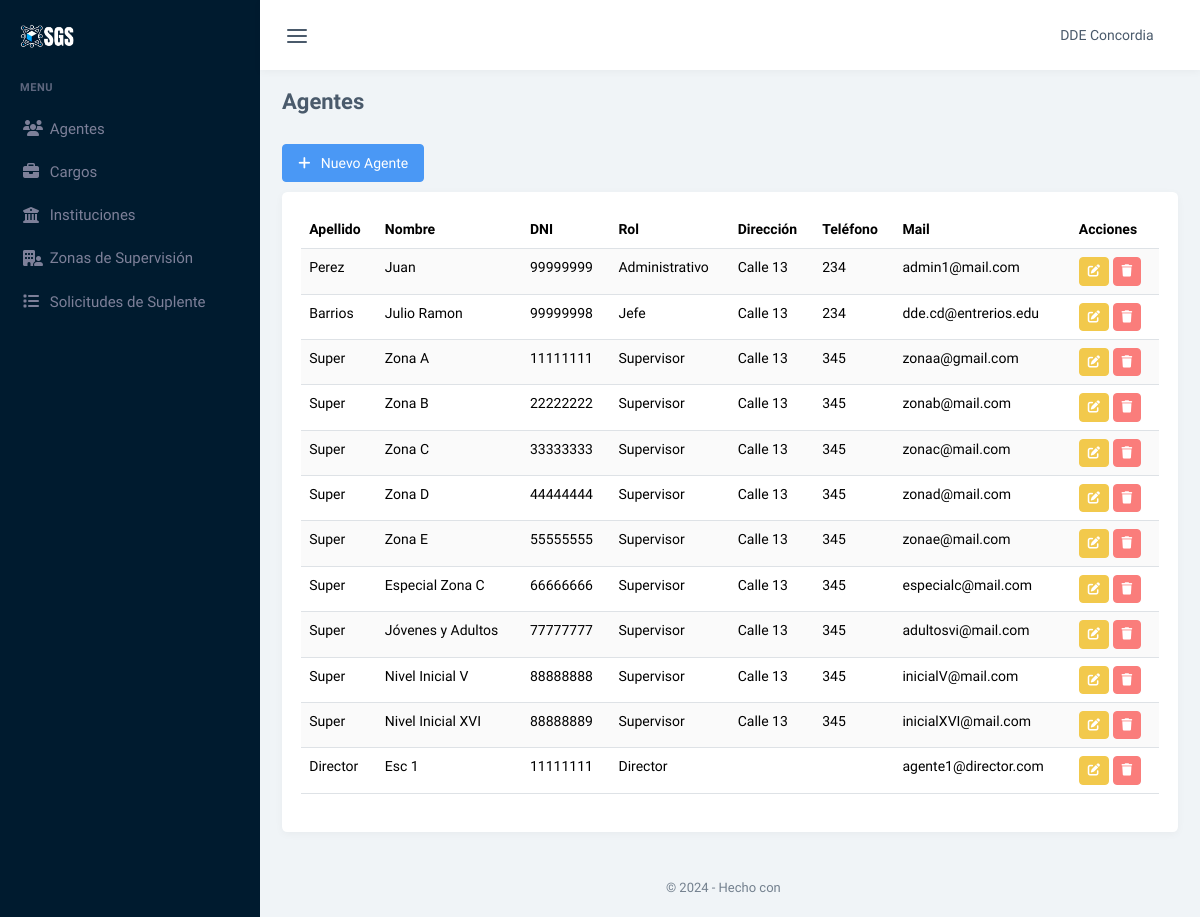
The app's page /agentes (signed in), older data.
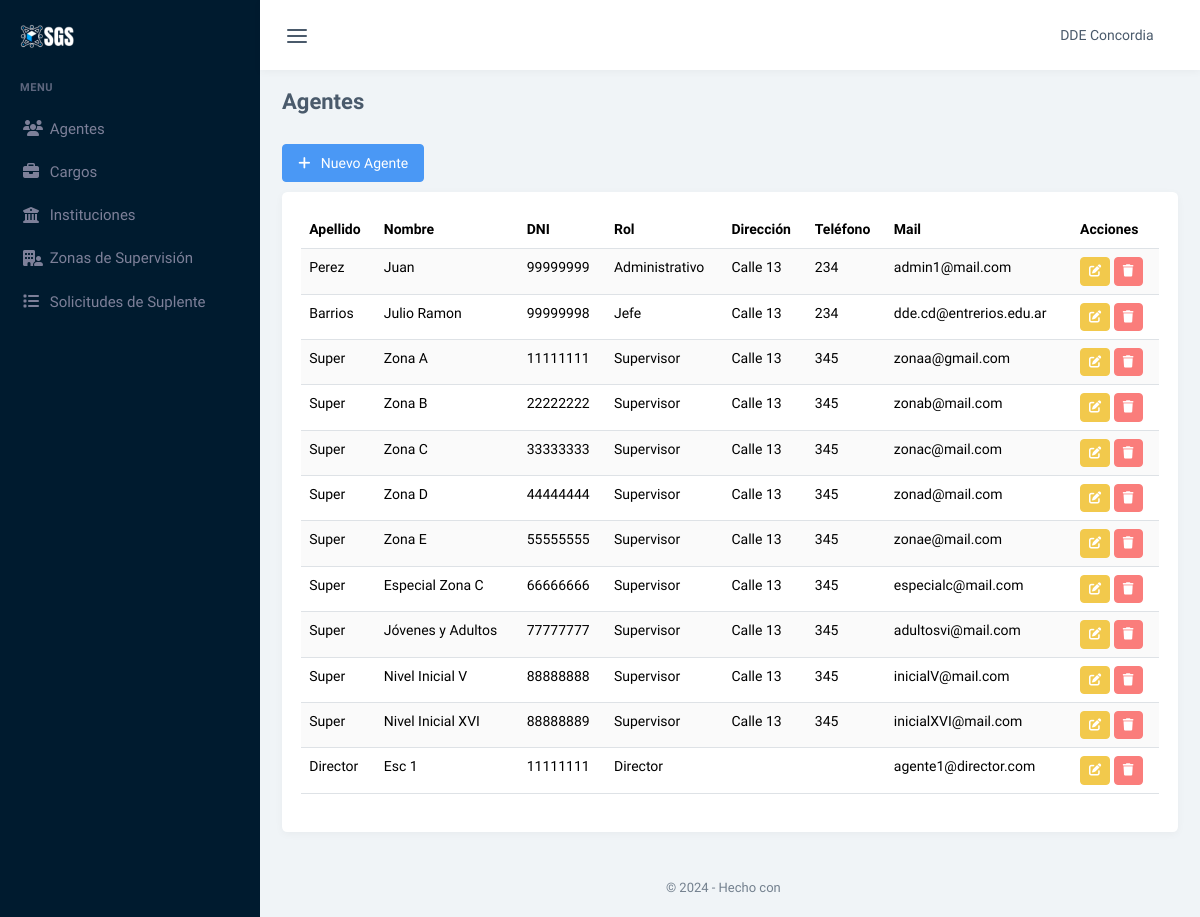
The same page, newer data.
### tables this page shows
CREATE TABLE `agentes` (
  `id_Agente` int(11) UNSIGNED NOT NULL,
  `apellido` varchar(100) NOT NULL,
  `nombre` varchar(100) NOT NULL,
  `dni` int(11) UNSIGNED NOT NULL,
  `telefono` int(11) UNSIGNED DEFAULT NULL,
  `direccion` varchar(100) DEFAULT NULL,
  `email` varchar(100) NOT NULL,
  `usuario` varchar(100) NOT NULL,
  `password` varchar(100) NOT NULL,
  `id_Rol` tinyint(4) UNSIGNED NOT NULL,
  `eliminado` tinyint(1) NOT NULL DEFAULT 0
);

CREATE TABLE `roles` (
  `id_Rol` tinyint(4) UNSIGNED NOT NULL,
  `rol` varchar(100) NOT NULL
);

### controladores/controlador.plantilla.php (called while the page is built)
<?php
class ControladorPlantilla{
    public function ctrMostrarPlantilla(){
        include 'vistas/plantilla.php';
    }
    static public function url(){
        return "http://localhost/ProyectoConcursos/";
    }
}

### index.php (called while the page is built, shortened)
<?php
require_once 'controladores/controlador.plantilla.php';
require_once 'controladores/controlador.agentes.php';
require_once 'modelos/modelo.agentes.php';
$plantilla = new ControladorPlantilla();
$plantilla -> ctrMostrarPlantilla();

### modelos/conexion.php (called while the page is built, shortened)
<?php
class Conexion
{
	static public function conectar()
	{
		try {
			$link = new PDO(
				"mysql:host=" . self::HOST . ";dbname=" . self::DBNAME,
				self::USER,
				self::PASSWORD
			);
			$link->exec("set names utf8");
			return $link;
		} catch (PDOException $e) {
			die("Error en la conexión a la base de datos: " . $e->getMessage());
		}
	}
}

### modelos/modelo.agentes.php (called while the page is built, shortened)
<?php
    require_once 'conexion.php';
class ModeloAgentes{
    static public function mdlMostrarAgentes($agente, $valor)
    {
        if ($agente != null) {
            try {
                $stmt = Conexion::conectar()->prepare("SELECT * FROM `agentes`, `roles`  WHERE agentes.id_Rol = roles.id_Rol and eliminado = 0 and $agente = :$agente;");
                $stmt->bindParam(":" . $agente, $valor, PDO::PARAM_INT);
                $stmt->execute();
                return $stmt->fetch(PDO::FETCH_ASSOC);
            } catch (Exception $e) {
                return "Error: " .$e ->getMessage();
            }
        } else {
            try {
                $agentes = Conexion::conectar()->prepare("SELECT * FROM `agentes`, `roles`  WHERE agentes.id_Rol = roles.id_Rol and eliminado = 0;");
                $agentes->execute();
                return $agentes->fetchAll(PDO::FETCH_ASSOC);
            } catch (Exception $e) {
                return "Error: " .$e ->getMessage();
            }
        }
    }
}

### controladores/controlador.agentes.php (called while the page is built, shortened)
<?php
class ControladorAgentes{
    static public function ctrMostrarAgentes($agente, $valor){
        $respuesta = ModeloAgentes::mdlMostrarAgentes($agente, $valor);
        return $respuesta;
    }
}

### vistas/modulos/agentes.php (the view, shortened to what this page needs)
<?php
    $agentes = ControladorAgentes::ctrMostrarAgentes(null, null);
?>
<div class="container-xxl">
    <div class="py-3 d-flex align-items-sm-center flex-sm-row flex-column">
        <div class="flex-grow-1">
            <h4 class="fs-22 fw-bold m-0">Agentes</h4>
        </div>
    </div>
    <div class="py-2 d-flex align-items-sm-center flex-sm-row flex-column">
        <div class="d-flex flex-wrap gap-2">
            <a href="nuevo_agente" class="btn btn-primary"><i class="fas fa-plus" ></i > &nbsp; Nuevo Agente</a>
        </div>
    </div>
    <div class="row">
        <div class="col-12">
            <div class="card">
                <div class="card-body">
                    <table id="tablaES" class="table table-striped dt-responsive nowrap w-100">
                        <thead>
                            <tr>
                                <th>Apellido</th>
                                <th>Nombre</th>
                                <th>DNI</th>
                                <th>Rol</th>
                                <th>Dirección</th>
                                <th>Teléfono</th>
                                <th>Mail</th>
                                <th>Acciones</th>
                            </tr>
                        </thead>
                        <tbody>
                            <?php
                                foreach ($agentes as $key => $value) {
                            ?>
                            <tr style = "background-color:#000888">
                                <td> <?php echo $value["apellido"] ?></td>
                                <td> <?php echo $value["nombre"] ?></td>
                                <td> <?php echo $value["dni"] ?></td>
                                <td> <?php echo $value["rol"] ?></td>
                                <td> <?php echo $value["direccion"] ?></td>
                                <td> <?php echo $value["telefono"] ?></td>
                                <td> <?php echo $value["email"] ?></td>
                                <td><a href="editar_agente/<?php echo $value["id_Agente"] ?>" class="btn btn-warning btn-sm"><i class="fas fa-edit"></i></a>
                                <button class="btn btn-danger btn-sm btnEliminarAgente" id_Agente=<?php echo $value["id_Agente"]; ?> nombre_completo="<?php echo $value['apellido'] . ', ' . $value['nombre']; ?>" ><i class="fas fa-trash"></i></button></td>
                            </tr>
                            <?php } ?>
                        </tbody>
                    </table>
                </div>
            </div>
        </div>
    </div>
</div>

### vistas/plantilla.php (shortened to what this page needs)
<?php
$url = ControladorPlantilla::url();
?>
<!DOCTYPE html>
<html lang="es">
    <head>
        <link rel="stylesheet" href="https://cdn.jsdelivr.net/npm/flatpickr/dist/flatpickr.min.css">
        <link href="<?php echo $url; ?>vistas/assets/css/app.min.css" rel="stylesheet" type="text/css" id="app-style" />
        <link href="<?php echo $url; ?>vistas/assets/css/icons.min.css" rel="stylesheet" type="text/css" />
        <link rel="stylesheet" href="https://cdnjs.cloudflare.com/ajax/libs/font-awesome/6.6.0/css/all.min.css" />
        <link href="https://cdn.datatables.net/v/bs5/jszip-3.10.1/dt-2.1.8/b-3.1.2/b-colvis-3.1.2/b-html5-3.1.2/b-print-3.1.2/kt-2.12.1/r-3.0.3/sl-2.1.0/datatables.min.css" rel="stylesheet">
    </head>
    <?php if (isset($_SESSION["iniciarSesion"])) { ?>
        <body data-menu-color="dark" data-sidebar="default">
            <div id="app-layout">
                <?php include 'modulos/header.php' ?>
                <?php include 'modulos/menu.php' ?>
                <div class="content-page">
                    <?php
                    if (isset($_GET["pagina"])) {
                        $rutas = explode('/', $_GET["pagina"]);
                        if (
                            $rutas[0] == "agentes" ||
                            $rutas[0] == "nuevo_agente" ||
                            $rutas[0] == "editar_agente" ||
                            $rutas[0] == "cargos" ||
                            $rutas[0] == "nuevo_cargo" ||
                            $rutas[0] == "editar_cargo" ||
                            $rutas[0] == "instituciones" ||
                            $rutas[0] == "nueva_institucion" ||
                            $rutas[0] == "editar_institucion" ||
                            $rutas[0] == "zonasSupervision" ||
                            $rutas[0] == "nueva_zona" ||
                            $rutas[0] == "editar_zona" ||
                            $rutas[0] == "solicitudesSuplente" ||
                            $rutas[0] == "nueva_solsuplente" ||
                            $rutas[0] == "editar_solsuplente"||
                            $rutas[0] == "inicio" ||
                            $rutas[0] == "salir"
                        ) {
                            include "vistas/modulos/" . $rutas[0] . ".php";
                        } else {
                            include "vistas/modulos/404.php";
                        }
                    }else{
                        include "vistas/modulos/inicio.php";
                    }
                    ?>
                    <?php include 'modulos/footer.php' ?>
                </div>
            </div>
        </body>
    <?php } else {
        include "vistas/modulos/login.php";
    }
    ?>
</html>

### vistas/modulos/header.php (shortened to what this page needs)
<div class="topbar-custom">
    <div class="container-fluid">
        <div class="d-flex justify-content-between">
            <ul class="list-unstyled topnav-menu mb-0 d-flex align-items-center">
                <li>
                    <button class="button-toggle-menu nav-link">
                        <i data-feather="menu" class="noti-icon"></i>
                    </button>
                </li>
            </ul>
            <ul class="list-unstyled topnav-menu mb-0 d-flex align-items-center">
                <li class="dropdown notification-list topbar-dropdown">
                    <a class="nav-link dropdown-toggle nav-user me-0" data-bs-toggle="dropdown" href="#" role="button" aria-haspopup="false" aria-expanded="false">
                        <span class="pro-user-name ms-1">
                            DDE Concordia <i class="mdi mdi-chevron-down"></i>
                        </span>
                    </a>
                </li>
            </ul>
        </div>
    </div>
</div>

### vistas/modulos/menu.php (shortened to what this page needs)
<div class="app-sidebar-menu">
    <div class="h-100" data-simplebar>
        <div id="sidebar-menu">
            <div class="logo-box">
                <a href="inicio" class="logo logo-light">
                    <span class="logo-lg">
                        <img src="vistas/assets/images/logo-light.png" alt="" height="24">
                    </span>
                </a>
            </div>
            <ul id="side-menu">
                <li class="menu-title">Menu</li>
                <li>
                    <a style="text-decoration:none" href="<?php echo $url; ?>agentes">
                        <i class="fa-solid fa-users"></i>
                        <span> Agentes </span>
                    </a>
                </li>
                <li>
                    <a style="text-decoration:none" href="<?php echo $url; ?>cargos">
                        <i class="fa-solid fa-briefcase"></i>
                        <span> Cargos </span>
                    </a>
                </li>
                <li>
                    <a style="text-decoration:none" href="<?php echo $url; ?>instituciones">
                        <i class="fa-solid fa-building-columns"></i>
                        <span> Instituciones </span>
                    </a>
                </li>
                <li>
                    <a style="text-decoration:none" href="<?php echo $url; ?>zonasSupervision">
                        <i class="fa-solid fa-building-user"></i>
                        <span> Zonas de Supervisión </span>
                    </a>
                </li>
                <li>
                    <a style="text-decoration:none" href="<?php echo $url; ?>solicitudesSuplente">
                        <i class="fa-solid fa-list"></i>
                        <span> Solicitudes de Suplente </span>
                    </a>
                </li>
            </ul>
        </div>
    </div>
</div>

### vistas/modulos/footer.php
<footer class="footer">
    <div class="container-fluid">
        <div class="row">
            <div class="col fs-13 text-muted text-center">
                &copy; <script>document.write(new Date().getFullYear())</script> - Hecho con <span class="mdi mdi-heart text-danger"></span>  <a href="#!" class="text-reset fw-semibold"> </a>
            </div>
        </div>
    </div>
</footer>

Row changes from the older to the newer data that the page shows:
changed agentes "Barrios": email "dde.cd@entrerios.edu" → "dde.cd@entrerios.edu.ar"
